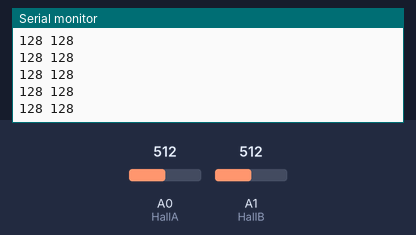
A sketch run on a simulated Arduino Zero (SAMD21). Shown: the last lines printed to the serial monitor. Inputs (shaded band) come from the test bench; at power-on: A0 (HallA) = 512, A1 (HallB) = 512 (analog values on the 0–1023 scale).

Above: at 1.2 s.
1.3 s: A0 (HallA) set to 716
At 2.2 s:
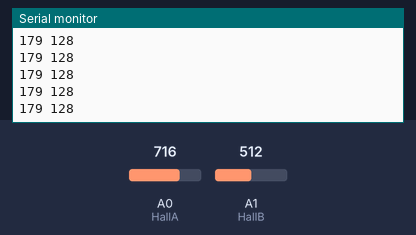
2.8 s: A1 (HallB) set to 716
At 3.9 s:
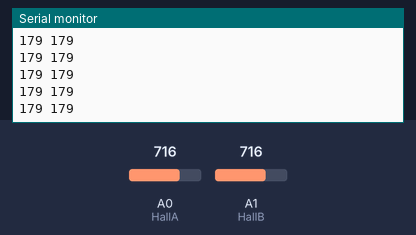
4.3 s: A0 (HallA) set to 900
At 4.9 s:
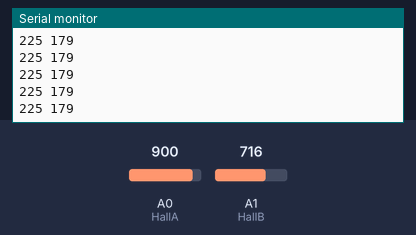
5.8 s: A1 (HallB) set to 900
At 6.5 s:
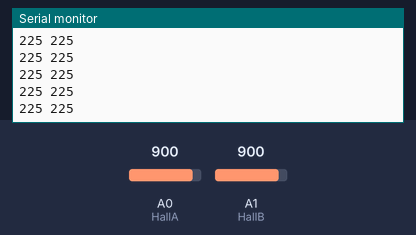
Timing chart, 0 to 8.3 s (numbered marks = the images above; inputs shaded):
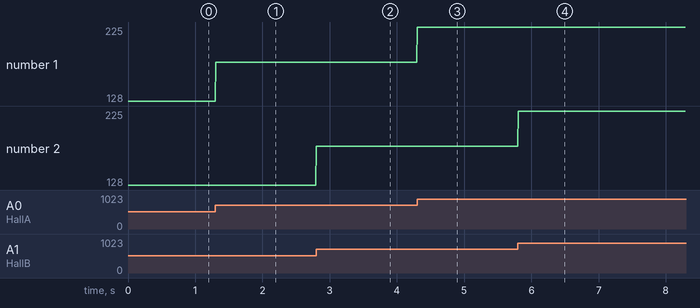

The sketch:

halls.ino
```cpp
// program to read two Hall-effect sensors and write results on serial port

#define HallA A0                    // analog channel for Hall A device
#define HallB A1                    // analog channel for Hall B device
int HallAv, HallBv;                 // variables to hold sensor values

void setup(){
  Serial.begin(192000);             // use serial port to show results
  analogReadResolution(8);          // set A/D converter to 8 bits (0--255)
}

void loop(){
  HallAv = analogRead(HallA);
  HallBv = analogRead(HallB);
  Serial.print(HallAv);
  Serial.print(' ');
  Serial.println(HallBv);
  delay(10);
}
```

Measured:
- after the input at 1.3 s, the serial monitor: prints a new line at once (image 1)
- after the input at 2.8 s, the serial monitor: prints a new line at once (image 2)
- after the input at 4.3 s, the serial monitor: prints a new line at once (image 3)
- after the input at 5.8 s, the serial monitor: prints a new line at once (image 4)
- plotted number 1: 128 → 179 after the input at 1.3 s, 179 → 225 after the input at 4.3 s
